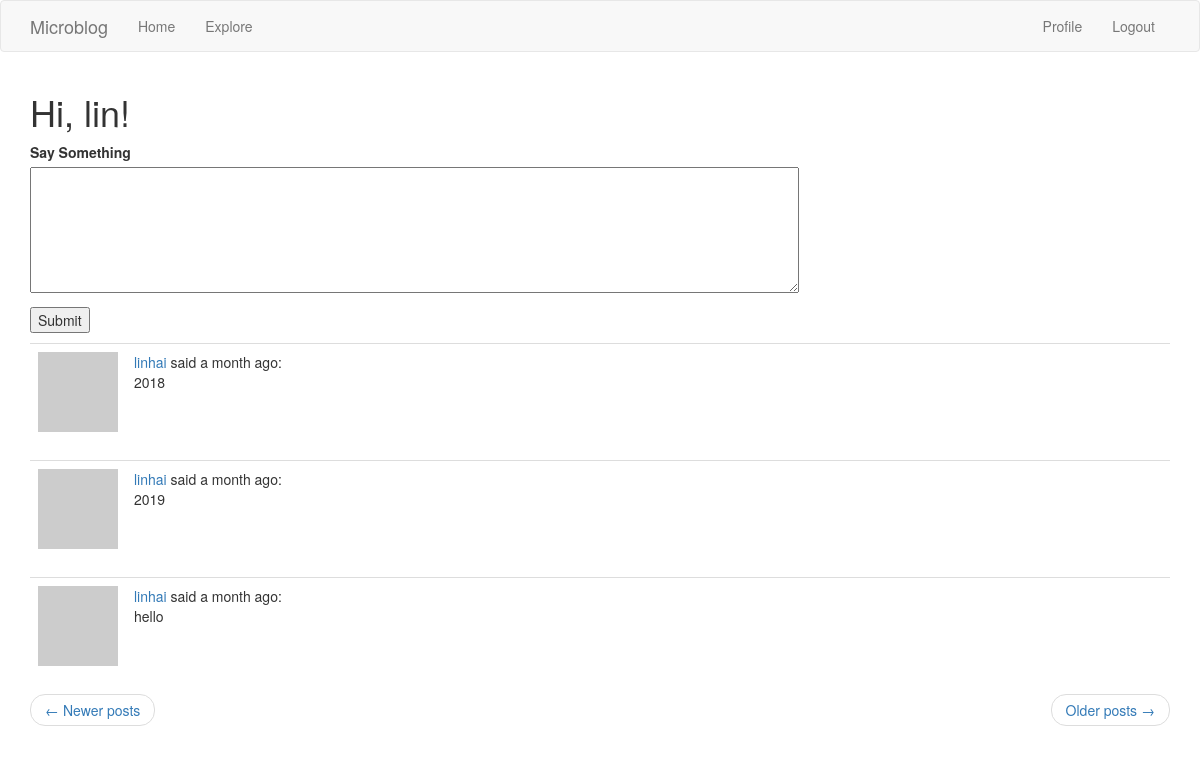
Screenshot of /index?page=2 (signed in) with the database file from the repository.
### app/models.py (models this page shows, shortened)
class User(UserMixin, db.Model):
    id = db.Column(db.Integer, primary_key=True)
    username = db.Column(db.String(64), index=True, unique=True)
    email = db.Column(db.String(120), index=True, unique=True)
    password = db.Column(db.String(128))
    about_me = db.Column(db.String(140))
    last_seen = db.Column(db.DateTime, default=datetime.utcnow)
    posts = db.relationship('Post', backref='author', lazy='dynamic')
    followed = db.relationship(
        'User', secondary=followers,
        primaryjoin=(followers.c.follower_id == id),
        secondaryjoin=(followers.c.followed_id == id),
        backref=db.backref('followers', lazy='dynamic'), lazy='dynamic')
    def avatar(self, size):
        digest = md5(self.email.lower().encode('utf-8')).hexdigest()
        return 'https://www.gravatar.com/avatar/{}?d=identicon&s={}'.format(
            digest, size)
    @login.user_loader
    def load_user(id):
        return User.query.get(int(id))
    def followed_posts(self):
        followed = Post.query.join(
            followers, (followers.c.followed_id == Post.user_id)).filter(followers.c.follower_id == self.id)
        own = Post.query.filter_by(user_id=self.id)
        return followed.union(own).order_by(Post.timestamp.desc())

class Post(db.Model):
    id = db.Column(db.Integer, primary_key=True)
    body = db.Column(db.String(140))
    timestamp = db.Column(db.DateTime, index=True, default=datetime.utcnow)
    user_id = db.Column(db.Integer, db.ForeignKey('user.id'))

### app/routes.py (the view)
@app.route('/')
@app.route('/index', methods=['GET', 'POST'])
@login_required
def index():
    form = PostForm()
    if form.validate_on_submit():
        post = Post(body=form.post.data, author=current_user)
        db.session.add(post)
        db.session.commit()
        flash('Your post is now live!')
        return redirect(url_for('index'))
    page = request.args.get('page', 1, type=int)
    posts = current_user.followed_posts().paginate(page, app.config['POSTS_PER_PAGE'], False)
    next_url = url_for('index', page=posts.next_num) if posts.has_next else None
    prev_url = url_for('index', page=posts.prev_num) if posts.has_prev else None
    return render_template("index.html", title='Home Page', form=form, posts=posts.items,
                           next_url=next_url, prev_url=prev_url)

### app/forms.py
class PostForm(FlaskForm):
    post = TextAreaField('Say Something', validators=[DataRequired(), Length(min=1, max=600)])
    submit = SubmitField('Submit')

### app/routes.py (called while the page is built)
@app.before_request
def before_request():
    if current_user.is_authenticated:
        current_user.last_seen = datetime.utcnow()
        db.session.commit()

### app/templates/index.html (shortened to what this page needs)
{% extends "base.html" %}
{% block app_content %}
    <h1>Hi, {{ current_user.username }}!</h1>
    {% if form %}
    <form action="" method="post">
        <p>
            {{ form.post.label }}<br>
            {{ form.post(cols=100, rows=6) }}<br>
        </p>
        <p>{{ form.submit() }}</p>
    </form>
    {% endif %}
    {% for post in posts %}
        {% include '_post.html' %}
    {% endfor %}
    <nav aria-label="...">
        <ul class="pager">
            <li class="previous{% if not prev_url %} disabled{% endif %}">
                <a href="{{ prev_url or '#' }}">
                    <span aria-hidden="true">&larr;</span> Newer posts
                </a>
            </li>
            <li class="next{% if not next_url %} disabled{% endif %}">
                <a href="{{ next_url or '#' }}">
                    Older posts <span aria-hidden="true">&rarr;</span>
                </a>
            </li>
        </ul>
    </nav>
{% endblock %}

### app/templates/_post.html
    <table class="table table-hover">
        <tr>
            <td width="70px">
                <a href="{{ url_for('user', username=post.author.username) }}">
                    <img src="{{ post.author.avatar(70) }}" />
                </a>
            </td>
            <td>
                <a href="{{ url_for('user', username=post.author.username) }}">
                    {{ post.author.username }}
                </a>
                said {{ moment(post.timestamp).fromNow() }}:
                <br>
                {{ post.body }}
            </td>
        </tr>
    </table>

### rows the page displays
User: username "lin"
Post: author.username "linhai", timestamp "a month ago", body "2018"
Post: author.username "linhai", timestamp "a month ago", body "2019"
Post: author.username "linhai", timestamp "a month ago", body "hello"
